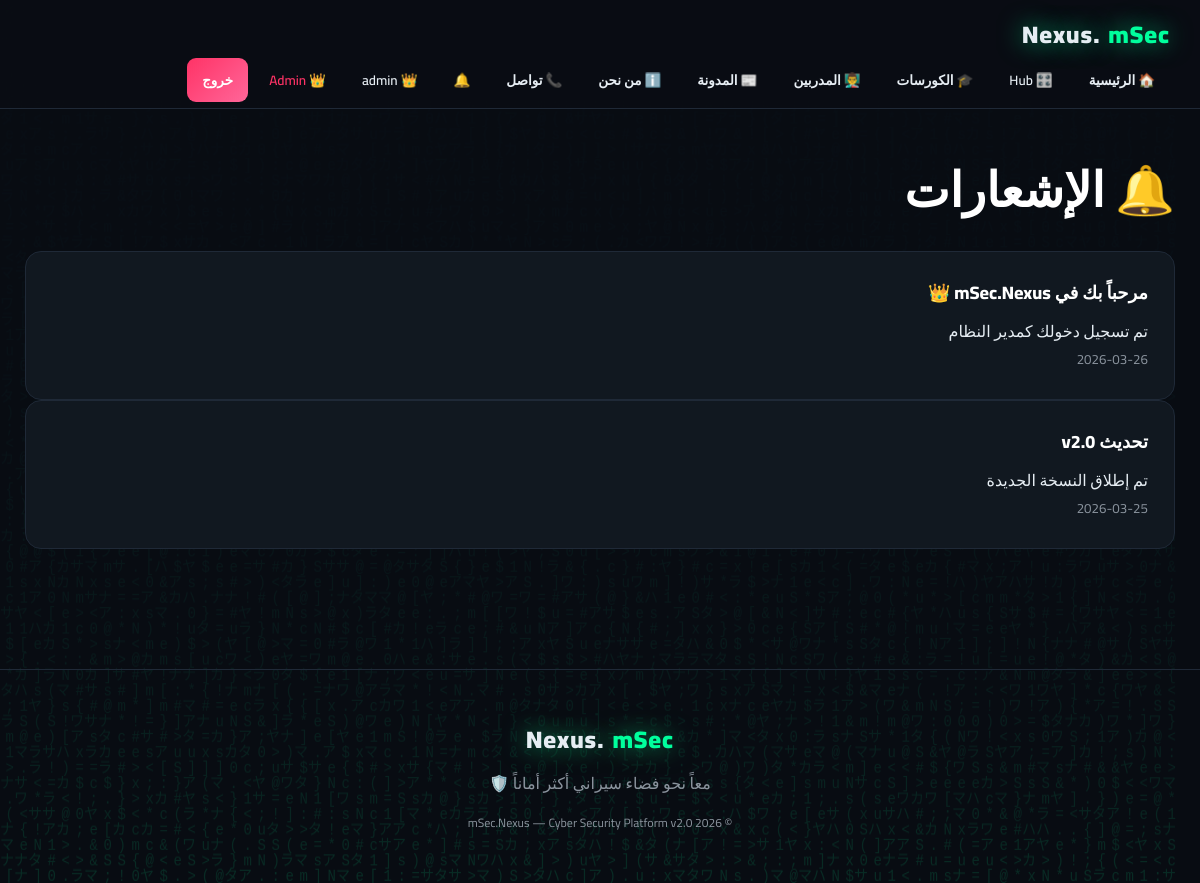
Page /notifications (signed in) on the committed database.
### tables this page shows
CREATE TABLE notifications (id INTEGER PRIMARY KEY AUTOINCREMENT, user TEXT, title TEXT, body TEXT, date TEXT, read INTEGER DEFAULT 0);

### app.py (the view)
@app.route('/notifications')
@login_required
def notifications():
    n = q(f"SELECT * FROM notifications WHERE user='{session['user']}' ORDER BY date DESC")
    q(f"UPDATE notifications SET read=1 WHERE user='{session['user']}'")
    return render_template('notifications.html', notifications=n)

### app.py (called while the page is built)
def db():
    if 'db' not in g: g.db = sqlite3.connect(DB)
    return g.db

def q(sql, params=None):
    c = db().cursor()
    if params: c.execute(sql, params)
    else: c.execute(sql)
    r = c.fetchall(); db().commit(); return r

def login_required(f):
    @wraps(f)
    def wrap(*a, **k):
        if 'user' not in session: return redirect('/login')
        return f(*a, **k)
    return wrap

@app.context_processor
def inject():
    notif_count = 0
    if 'user' in session:
        try: notif_count = q(f"SELECT COUNT(*) FROM notifications WHERE user='{session['user']}' AND read=0")[0][0]
        except: pass
    return dict(session=session, notif_count=notif_count, year=2026)

### templates/notifications.html
{% extends 'base.html' %}{% block content %}
<h1>🔔 الإشعارات</h1>
{% for n in notifications %}
<div class="card"><h3>{{ n[2] }}</h3><p>{{ n[3] }}</p><small style="color:var(--muted)">{{ n[4] }}</small></div>
{% else %}<div class="card"><p>لا توجد إشعارات</p></div>{% endfor %}
{% endblock %}

### static/css/style.css (style rules this page uses)
* { margin:0;padding:0;box-sizing:border-box;font-family:'Cairo','Segoe UI',sans-serif }
:root { --bg:#0a0e14;--bg2:#0d1117;--card:#111820;--border:#1f2937;--neon:#00ff9d;--neon2:#00d4ff;--purple:#a371f7;--red:#ff3366;--text:#e6edf3;--muted:#8b949e }
html { scroll-behavior:smooth }
body { background:var(--bg);color:var(--text);min-height:100vh;overflow-x:hidden;line-height:1.7 }
h1,h2,h3,h4 { color:#fff;margin-bottom:20px;font-weight:800 }
h1 { font-size:clamp(28px,5vw,48px) }
.card { background:var(--card);border:1px solid var(--border);border-radius:16px;padding:26px;transition:.4s;position:relative;overflow:hidden }
.card::before { content:'';position:absolute;top:0;left:-100%;width:100%;height:2px;background:linear-gradient(90deg,transparent,var(--neon),transparent);transition:.6s }
.card h3 { color:#fff;margin-bottom:10px;font-size:18px }

### rows in the picture
notifications: title "مرحباً بك في mSec.Nexus 👑", body "تم تسجيل دخولك كمدير النظام", date "2026-03-26"
notifications: title "تحديث v2.0", body "تم إطلاق النسخة الجديدة", date "2026-03-25"

### other values in the picture
{{ session.avatar }} "👑"
{{ session.user }} "admin"
